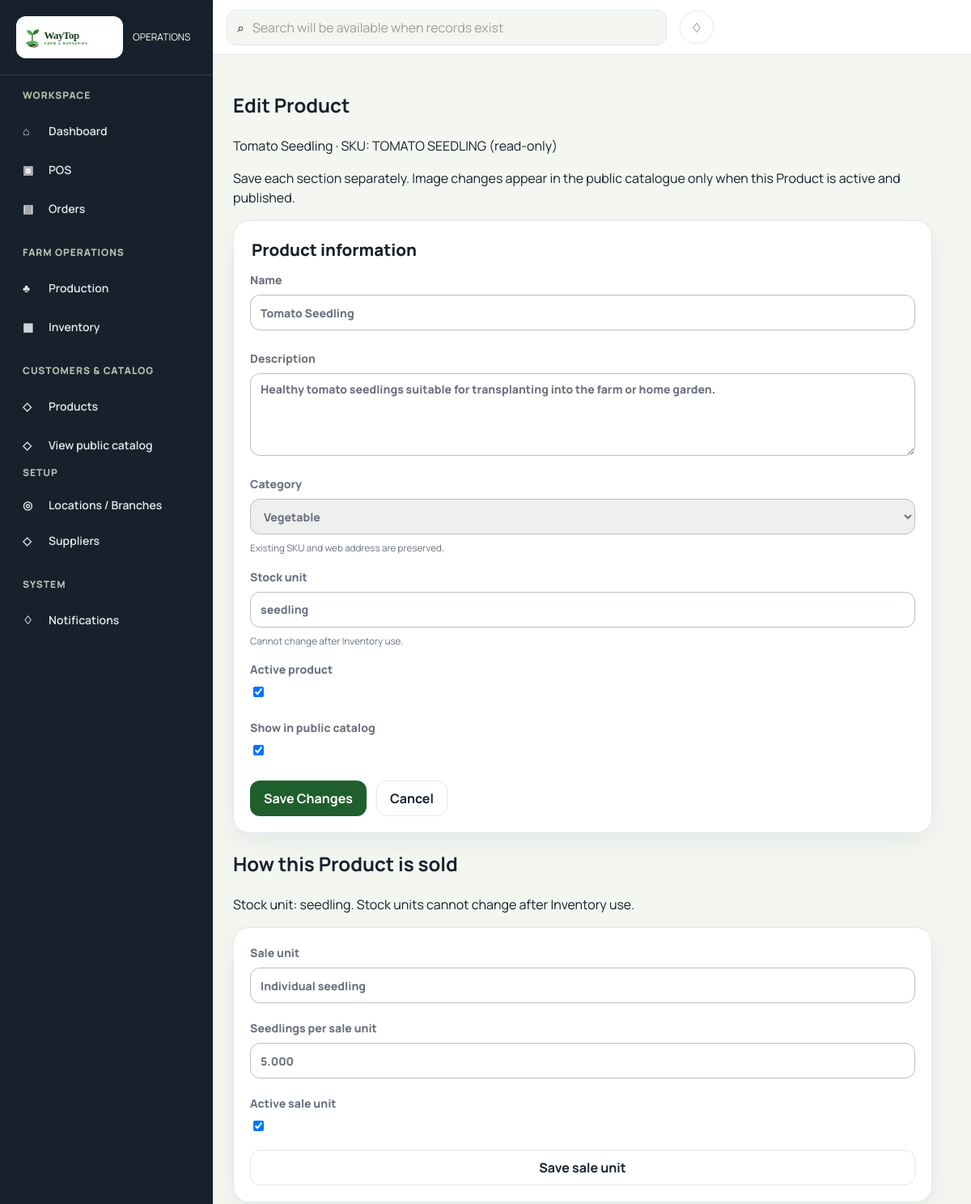
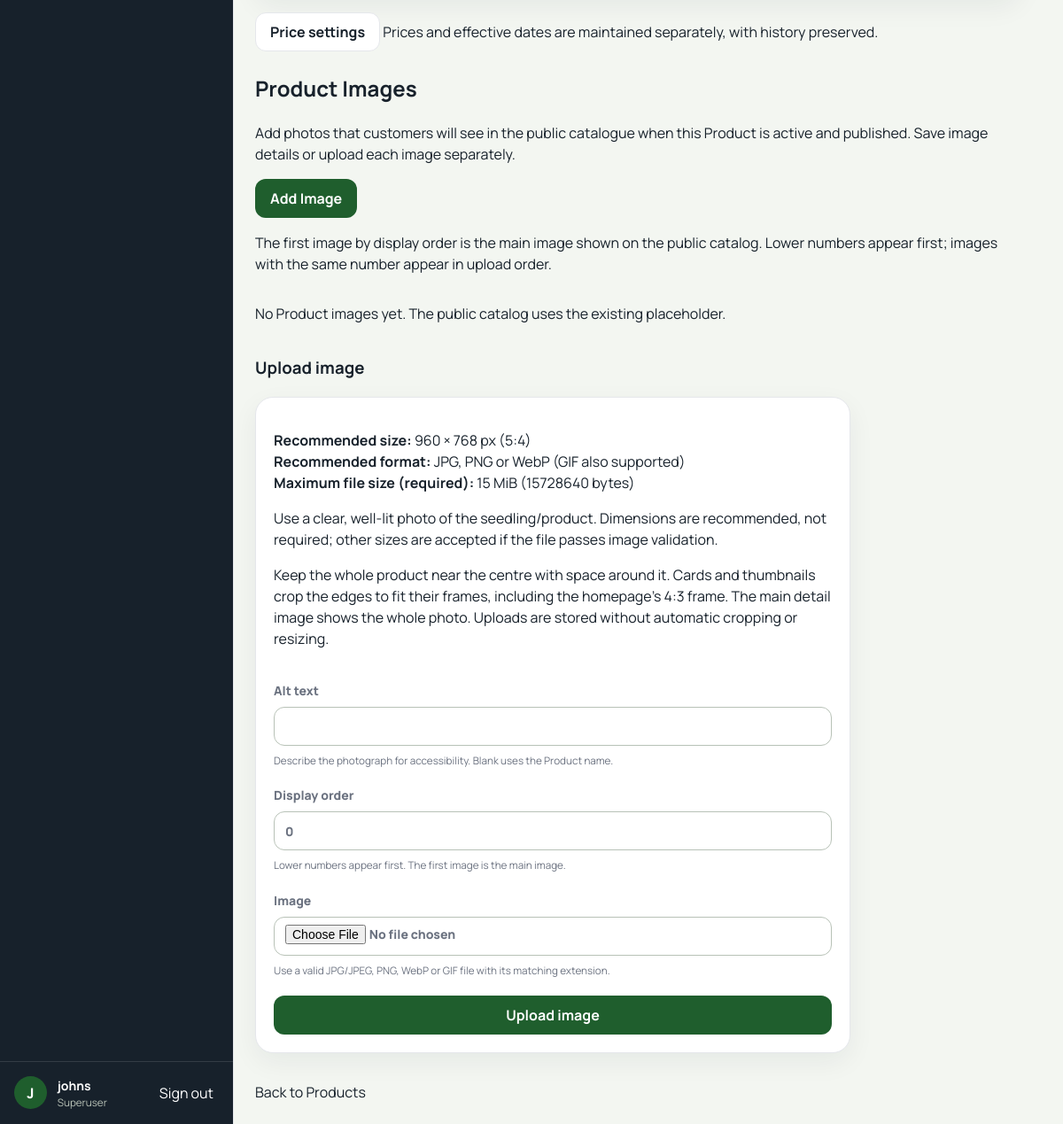
The page /dashboard/products/8de0cae8-7a0f-4729-b1c8-9f4fc2c2ecb2/edit/ (signed in) on the database its author committed (2 pictures, top to bottom).
### apps/accounts/models.py (models this page shows)
class User(AbstractUser):
    id = models.UUIDField(primary_key=True, default=uuid.uuid4, editable=False)
    created_at = models.DateTimeField(auto_now_add=True)
    updated_at = models.DateTimeField(auto_now=True)

### apps/products/models.py (models this page shows, shortened)
class Product(models.Model):
    class Category(models.TextChoices):
        VEGETABLE = "VEG", "Vegetable"
        FRUIT = "FRT", "Fruit"
        TREE = "TRE", "Tree"
    id = models.UUIDField(primary_key=True, default=uuid.uuid4, editable=False)
    sku = models.CharField(max_length=64, unique=True)
    slug = models.SlugField(max_length=160, unique=True)
    name = models.CharField(max_length=200)
    category = models.CharField(max_length=3, choices=Category.choices)
    description = models.TextField(blank=True)
    base_inventory_unit = models.CharField(max_length=50)
    is_active = models.BooleanField(default=True)
    is_published = models.BooleanField(default=False)
    created_at = models.DateTimeField(auto_now_add=True)
    updated_at = models.DateTimeField(auto_now=True)
    class Meta:
        ordering = ("name", "sku")
        constraints = [
            models.CheckConstraint(
                condition=Q(category__in=("VEG", "FRT", "TRE")),
                name="product_category_supported",
            ),
            models.CheckConstraint(
                condition=Q(is_active=True) | Q(is_published=False),
                name="product_published_requires_active",
            ),
        ]

class ProductSaleUnit(models.Model):
    id = models.UUIDField(primary_key=True, default=uuid.uuid4, editable=False)
    product = models.ForeignKey(Product, on_delete=models.PROTECT, related_name="sale_units")
    name = models.CharField(max_length=100)
    base_quantity = models.DecimalField(max_digits=12, decimal_places=3)
    is_active = models.BooleanField(default=True)
    created_at = models.DateTimeField(auto_now_add=True)
    updated_at = models.DateTimeField(auto_now=True)
    class Meta:
        ordering = ("base_quantity", "name")
        constraints = [
            models.CheckConstraint(
                condition=Q(base_quantity__gt=0),
                name="product_sale_unit_positive_quantity",
            ),
            models.UniqueConstraint(
                fields=("product", "name"),
                name="product_sale_unit_unique_name",
            ),
        ]

### apps/products/staff_views.py (the view, shortened to what this page needs)
# urls.py: path("products/<uuid:product_id>/edit/", product_staff_views.product_edit, name="catalog_product_edit"),
@login_required(login_url="accounts:login")
def product_edit(request, product_id):
    require_catalog_view(request.user)
    _require_permission(request.user, "products.change_product")
    product = get_object_or_404(Product, pk=product_id)
    action = request.POST.get("action", "save_product") if request.method == "POST" else None
    form = StaffProductEditForm(request.POST if action == "save_product" else None, instance=product)
    image_context, response = _product_images(request, product, action, "dashboard:catalog_product_edit")
    if response is not None:
        return response
    unit_rows = []
    for unit in product.sale_units.all():
        bound = action == "save_sale_unit" and request.POST.get("sale_unit_id") == str(unit.pk)
        unit_form = StaffSaleUnitEditForm(request.POST if bound else None, instance=unit, prefix=f"unit-{unit.pk}")
        unit_rows.append({"unit": unit, "form": unit_form})
    return render(request, "dashboard/products/edit.html", {
        "product": product, "form": form, "unit_rows": unit_rows, **image_context,
    })

### apps/products/forms.py
class StaffProductEditForm(forms.ModelForm):
    def __init__(self, data=None, *args, **kwargs):
        if data is not None and "base_inventory_unit" not in data:
            data = data.copy()
            data["base_inventory_unit"] = kwargs["instance"].base_inventory_unit
        super().__init__(data, *args, **kwargs)
    class Meta:
        model = Product
        fields = ("name", "description", "category", "base_inventory_unit", "is_active", "is_published")
        widgets = {"description": forms.Textarea(attrs={"rows": 4})}
        labels = {"is_published": "Show in public catalog", "is_active": "Active product",
                  "base_inventory_unit": "Stock unit"}
        help_texts = {"category": "Existing SKU and web address are preserved.",
                      "base_inventory_unit": "Cannot change after Inventory use."}

class ProductImageUploadForm(ProductImageMetadataForm):
    max_image_bytes = MAX_IMAGE_BYTES
    max_image_mib = MAX_IMAGE_BYTES / (1024 * 1024)
    image = forms.ImageField(validators=[validate_product_image], label="Image",
                             help_text="Use a valid JPG/JPEG, PNG, WebP or GIF file with its matching extension.",
                             widget=forms.FileInput(attrs={"accept": "image/jpeg,image/png,image/webp,image/gif"}))

### apps/core/context_processors.py (called while the page is built)
def business_contact(request):
    phone = settings.WAYTOP_CONTACT_PHONE
    digits = phone.removeprefix("+")
    display = f"+{digits[:3]} {digits[3:6]} {digits[6:9]} {digits[9:]}"
    return {"business_phone": {"uri": phone, "display": display}}

def commerce_catalog(request):
    return {"commerce_catalog": []}

### apps/products/services.py (called while the page is built)
def _require_permission(actor, permission):
    if (
        actor is None
        or not actor.is_authenticated
        or not actor.is_active
        or not actor.is_staff
        or not actor.has_perm(permission)
    ):
        raise PermissionDenied(f"Product catalog operation requires {permission}.")

def require_catalog_view(actor):
    _require_permission(actor, "products.view_product")

### apps/products/staff_views.py (called while the page is built, shortened)
def _product_images(request, product, action, return_route):
    upload_form = ProductImageUploadForm(request.POST if action == "upload_image" else None,
                                         request.FILES if action == "upload_image" else None, prefix="upload")
    records = list(product.images.all())
    image_rows = []
    context = {"image_rows": image_rows, "upload_form": upload_form, "image_error": ""}
    return context, None

### templates/dashboard/products/edit.html (shortened to what this page needs)
{% extends "staff_base.html" %}{% load static %}
{% block extra_css %}<link rel="stylesheet" href="{% static 'css/staff-catalog.css' %}">{% endblock %}
{% block content %}
<section class="catalog-form-page">
  <h1>Edit Product</h1><p>{{ product.name }} &middot; SKU: {{ product.sku }} (read-only)</p>
  <p>Save each section separately. Image changes appear in the public catalogue only when this Product is active and published.</p>
  <form class="catalog-form" method="post">{% csrf_token %}
    <fieldset><legend>Product information</legend>
      {% for field in form %}<label for="{{ field.id_for_label }}">{{ field.label }}{{ field }}{{ field.errors }}<small>{{ field.help_text }}</small></label>{% endfor %}
    </fieldset>
    <div class="catalog-form__actions"><button class="staff-button staff-button--primary">Save Changes</button><a class="staff-button staff-button--secondary" href="{% url 'dashboard:catalog_products' %}">Cancel</a></div>
  </form>
  <h2>How this Product is sold</h2>
  <p>Stock unit: {{ product.base_inventory_unit }}. Stock units cannot change after Inventory use.</p>
  {% for row in unit_rows %}
    {% if perms.products.change_productsaleunit %}
    <form method="post" class="catalog-form">{% csrf_token %}
      {% for field in row.form %}<label for="{{ field.id_for_label }}">{{ field.label }}{{ field }}{{ field.errors }}</label>{% endfor %}
      <button class="staff-button staff-button--secondary">Save sale unit</button>
    </form>
    {% else %}<p>{{ row.unit.name }}: {{ row.unit.base_quantity }} {{ product.base_inventory_unit }} per sale unit. {{ row.unit.is_active|yesno:"Active,Inactive" }}.</p>{% endif %}
  {% empty %}<p>No sale units configured.</p>{% endfor %}
  <p><a class="staff-button staff-button--secondary" href="{% url 'dashboard:catalog_product_detail' product.pk %}#price-settings">Price settings</a> Prices and effective dates are maintained separately, with history preserved.</p>
  {% include "dashboard/products/images.html" %}
  <a href="{% url 'dashboard:catalog_products' %}">Back to Products</a>
</section>
{% endblock %}

### templates/dashboard/components/navigation.html (shortened to what this page needs)
{% load static %}
<aside class="staff-sidebar" id="staff-mobile-nav" data-staff-navigation aria-label="Staff application navigation">
  <div class="staff-sidebar__brand">
    <img src="{% static 'images/logo/logo.svg' %}" alt="WayTop Farm" width="174" height="52">
    <span>Operations</span>
  </div>
  <nav>
    <p>Workspace</p>
    <a href="{% url 'dashboard:dashboard' %}"{% if request.resolver_match.url_name == 'dashboard' %} class="is-active" aria-current="page"{% endif %}><span aria-hidden="true">&#8962;</span>Dashboard</a>
    <a href="{% url 'dashboard:pos' %}"{% if '/pos/' in request.path %} class="is-active" aria-current="page"{% endif %}><span aria-hidden="true">&#9635;</span>POS</a>
    <a href="{% url 'dashboard:orders' %}"><span aria-hidden="true">&#9636;</span>Orders</a>
    <p>Farm Operations</p>
    {% if perms.production.view_operations %}<a href="{% url 'dashboard:production' %}"><span aria-hidden="true">&#9827;</span>Production</a>{% endif %}
    <a href="{% url 'dashboard:inventory' %}"><span aria-hidden="true">&#9638;</span>Inventory</a>
    <p>Customers &amp; Catalog</p>
    {% if perms.products.view_product %}<a href="{% url 'dashboard:catalog_products' %}"><span aria-hidden="true">&#9671;</span>Products</a>{% endif %}
    <a href="{% url 'products:shop' %}"><span aria-hidden="true">&#9671;</span>View public catalog</a>
    {% if perms.inventory.view or perms.procurement.view %}
    <div role="group" aria-label="Setup navigation">
      <p>Setup</p>
      {% if perms.inventory.view %}<a href="{% url 'dashboard:inventory_location_list' %}"><span aria-hidden="true">&#9678;</span>Locations / Branches</a>{% endif %}
      <a href="{% url 'dashboard:inventory_supplier_list' %}"{% if 'supplier' in request.resolver_match.url_name %} class="is-active" aria-current="page"{% endif %}><span aria-hidden="true">&#9671;</span>Suppliers</a>
    </div>
    {% endif %}
    <p>System</p>
    <a href="#staff-notification-drawer" data-open-drawer><span aria-hidden="true">&#9826;</span>Notifications</a>
  </nav>
  <div class="staff-sidebar__profile">
    <span aria-hidden="true">{{ request.user.username|first|upper }}</span>
    <div>
      <strong>{{ request.user.username }}</strong>
      <small>{% if request.user.is_superuser %}Superuser{% else %}Staff{% endif %}</small>
    </div>
    <form method="post" action="{% url 'accounts:logout' %}">
      <button type="submit">Sign out</button>
    </form>
  </div>
</aside>

### static/css/variables.css (style rules this page uses)
:root { --color-primary: #1F5E2D; --color-secondary: #4CAF50; --color-accent: #7BC96F; --color-background: #F8F7F3; --color-white: #FFFFFF; --color-dark: #17212B; --color-gray: #6B7280; --color-border: #E5E7EB; --color-success: #2E7D32; --color-primary-hover: #174723; --color-secondary-hover: #3D8F41; --color-primary-soft: rgba(31, 94, 45, 0.1); --color-surface-muted: #F3F6F1; --color-border-strong: #B8C2B7; --color-focus: #D4A017; --color-warning-surface: #FFF4D6; --color-warning-border: #E6BE55; --color-warning-text: #5C4300; --color-error: #A62B1F; --color-error-surface: #FBE9E7; --color-success-surface: #E8F5E9; --color-success-text: #185C2C; --color-info-surface: #E8F1F7; --color-info-text: #234E70; --color-nav-blue-soft: #EEF7FF; --color-nav-blue-mist: #F5FBFF; --color-nav-sage: #F4FBF4; --color-nav-blue-glass: rgba(238, 247, 255, 0.86); --color-nav-sage-glass: rgba(244, 251, 244, 0.86); --gradient-nav-surface: linear-gradient(100deg, var(--color-nav-blue-mist) 0%, var(--color-white) 34%, var(--color-nav-sage) 69%, var(--color-nav-blue-soft) 100%); --gradient-nav-glass: linear-gradient(100deg, var(--color-nav-blue-glass), var(--color-white-90) 38%, var(--color-nav-sage-glass) 74%, var(--color-nav-blue-glass)); --gradient-nav-cta: linear-gradient(135deg, var(--color-primary) 0%, var(--color-success) 58%, var(--color-secondary-hover) 100%); --color-skeleton: #DCE4DA; --color-accent-gold: #D4A017; --color-primary-faint: rgba(31, 94, 45, 0.04); --color-primary-muted: rgba(31, 94, 45, 0.08); --color-accent-soft: rgba(123, 201, 111, 0.18); --color-accent-muted: rgba(123, 201, 111, 0.12); --color-dark-faint: rgba(23, 33, 43, 0.04); --color-overlay: rgba(23, 33, 43, 0.4); --color-white-80: rgba(255, 255, 255, 0.8); --color-white-90: rgba(255, 255, 255, 0.9); --color-white-96: rgba(255, 255, 255, 0.96); --color-white-border: rgba(255, 255, 255, 0.45); --color-white-faint: rgba(255, 255, 255, 0.12); --color-hero-overlay: linear-gradient(90deg, rgba(9, 47, 24, 0.82) 0%, rgba(9, 47, 24, 0.67) 42%, rgba(9, 47, 24, 0.18) 76%, rgba(9, 47, 24, 0.06) 100%); --color-hero-overlay-mobile: linear-gradient(90deg, rgba(9, 47, 24, 0.84) 0%, rgba(9, 47, 24, 0.67) 72%, rgba(9, 47, 24, 0.28) 100%); --color-hero-transition: linear-gradient(180deg, transparent 0%, rgba(9, 47, 24, 0.12) 48%, rgba(9, 47, 24, 0.52) 100%); --color-image-overlay: linear-gradient(135deg, rgba(31, 94, 45, 0.12), rgba(123, 201, 111, 0.16)); --color-connector: linear-gradient(90deg, rgba(31, 94, 45, 0.15), rgba(31, 94, 45, 0.05)); --space-1: 0.25rem; --space-2: 0.5rem; --space-3: 0.75rem; --space-4: 1rem; --space-5: 1.25rem; --space-6: 1.5rem; --space-7: 2rem; --space-8: 2.5rem; --space-9: 3rem; --space-10: 4rem; --space-11: 5rem; --space-12: 6rem; --space-13: 7.5rem; --radius-sm: 0.75rem; --radius-md: 1rem; --radius-lg: 1.25rem; --radius-xl: 1.5rem; --radius-2xl: 2rem; --radius-round: 999px; --shadow-sm: 0 10px 30px rgba(23, 33, 43, 0.06); --shadow-md: 0 18px 40px rgba(23, 33, 43, 0.08); --shadow-lg: 0 24px 60px rgba(23, 33, 43, 0.12); --shadow-xl: 0 36px 90px rgba(23, 33, 43, 0.16); --shadow-trust: 0 24px 70px rgba(14, 44, 24, 0.16); --shadow-float: 0 12px 30px rgba(23, 33, 43, 0.06); --shadow-nav: 0 10px 30px rgba(23, 33, 43, 0.07), inset 0 1px 0 rgba(255, 255, 255, 0.9), inset 0 -1px 0 rgba(31, 94, 45, 0.08); --shadow-nav-sticky: 0 18px 45px rgba(23, 33, 43, 0.13), inset 0 1px 0 rgba(255, 255, 255, 0.84); --shadow-nav-logo: 0 10px 28px rgba(31, 94, 45, 0.09), inset 0 1px 0 rgba(255, 255, 255, 0.96); --shadow-nav-cta: 0 12px 28px rgba(31, 94, 45, 0.24); --transition-fast: 180ms ease; --transition-normal: 280ms ease; --transition-slow: 420ms ease; --transition-premium: 320ms cubic-bezier(0.22, 1, 0.36, 1); --font-sans: 'Manrope', 'Segoe UI', Roboto, Arial, sans-serif; --line-height-tight: 1.1; --line-height-normal: 1.5; --line-height-relaxed: 1.7; --text-display-xl: clamp(2.5rem, 4vw, 4.25rem); --text-display-lg: clamp(2rem, 3.2vw, 3rem); --text-heading-1: clamp(1.75rem, 2.8vw, 2.5rem); --text-heading-2: clamp(1.4rem, 2.2vw, 2rem); --text-heading-3: clamp(1.1rem, 1.7vw, 1.35rem); --text-heading-4: 1rem; --text-body-lg: 1.05rem; --text-body: 1rem; --text-small: 0.875rem; --text-caption: 0.75rem; }

### rows shown on the page
User: user.username|first "J", user.username "johns"
Product: name "Tomato Seedling", sku "TOMATO SEEDLING", form "Tomato Seedling" "Healthy tomato seedlings suitable for transplanting into the farm or home garden." "Vegetable" "seedling" "☑" "☑", base_inventory_unit "seedling"
ProductSaleUnit: label "Sale unit" "Seedlings per sale unit" "Active sale unit", form "Individual seedling" "5.000"

### other values the page prints
{{ field.label }} "Name" "Description" "Category" "Stock unit" "Active product" "Show in public catalog"
{{ field.help_text }} "Existing SKU and web address are preserved." "Cannot change after Inventory use."
{{ image_upload_form.max_image_mib|floatformat:"-2" }} "15"
{{ image_upload_form.max_image_bytes }} "15728640"
{{ field.label }} "Alt text" "Display order" "Image"
{{ field.help_text }} "Describe the photograph for accessibility. Blank uses the Product name." "Lower numbers appear first. The first image is the main image." "Use a valid JPG/JPEG, PNG, WebP or GIF file with its matching extension."
